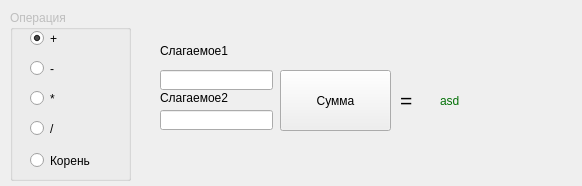
<?xml version="1.0" encoding="UTF-8"?>
<ui version="4.0">
 <class>Widget</class>
 <widget class="QWidget" name="Widget">
  <property name="geometry">
   <rect>
    <x>0</x>
    <y>0</y>
    <width>582</width>
    <height>186</height>
   </rect>
  </property>
  <property name="windowTitle">
   <string>Widget</string>
  </property>
  <widget class="QRadioButton" name="plus">
   <property name="geometry">
    <rect>
     <x>30</x>
     <y>30</y>
     <width>82</width>
     <height>17</height>
    </rect>
   </property>
   <property name="text">
    <string>+</string>
   </property>
   <property name="checked">
    <bool>true</bool>
   </property>
  </widget>
  <widget class="QRadioButton" name="minus">
   <property name="geometry">
    <rect>
     <x>30</x>
     <y>60</y>
     <width>82</width>
     <height>17</height>
    </rect>
   </property>
   <property name="text">
    <string>-</string>
   </property>
  </widget>
  <widget class="QRadioButton" name="mnoz">
   <property name="geometry">
    <rect>
     <x>30</x>
     <y>90</y>
     <width>82</width>
     <height>17</height>
    </rect>
   </property>
   <property name="text">
    <string>*</string>
   </property>
  </widget>
  <widget class="QRadioButton" name="dele">
   <property name="geometry">
    <rect>
     <x>30</x>
     <y>120</y>
     <width>82</width>
     <height>17</height>
    </rect>
   </property>
   <property name="text">
    <string>/</string>
   </property>
   <property name="checkable">
    <bool>true</bool>
   </property>
  </widget>
  <widget class="QGroupBox" name="groupBox">
   <property name="enabled">
    <bool>false</bool>
   </property>
   <property name="geometry">
    <rect>
     <x>10</x>
     <y>10</y>
     <width>121</width>
     <height>171</height>
    </rect>
   </property>
   <property name="title">
    <string>Операция</string>
   </property>
   <property name="flat">
    <bool>false</bool>
   </property>
  </widget>
  <widget class="QLineEdit" name="oper1">
   <property name="geometry">
    <rect>
     <x>160</x>
     <y>70</y>
     <width>113</width>
     <height>20</height>
    </rect>
   </property>
  </widget>
  <widget class="QLineEdit" name="oper2">
   <property name="geometry">
    <rect>
     <x>160</x>
     <y>110</y>
     <width>113</width>
     <height>20</height>
    </rect>
   </property>
  </widget>
  <widget class="QLabel" name="operlabel1">
   <property name="geometry">
    <rect>
     <x>160</x>
     <y>40</y>
     <width>111</width>
     <height>21</height>
    </rect>
   </property>
   <property name="text">
    <string>Слагаемое1</string>
   </property>
  </widget>
  <widget class="QLabel" name="operlable2">
   <property name="geometry">
    <rect>
     <x>160</x>
     <y>90</y>
     <width>111</width>
     <height>16</height>
    </rect>
   </property>
   <property name="text">
    <string>Слагаемое2</string>
   </property>
  </widget>
  <widget class="QPushButton" name="count">
   <property name="geometry">
    <rect>
     <x>280</x>
     <y>70</y>
     <width>111</width>
     <height>61</height>
    </rect>
   </property>
   <property name="text">
    <string>Сумма</string>
   </property>
  </widget>
  <widget class="QLabel" name="label_3">
   <property name="geometry">
    <rect>
     <x>400</x>
     <y>90</y>
     <width>20</width>
     <height>21</height>
    </rect>
   </property>
   <property name="font">
    <font>
     <pointsize>16</pointsize>
    </font>
   </property>
   <property name="text">
    <string>=</string>
   </property>
  </widget>
  <widget class="QLabel" name="resultlable">
   <property name="geometry">
    <rect>
     <x>440</x>
     <y>90</y>
     <width>111</width>
     <height>21</height>
    </rect>
   </property>
   <property name="palette">
    <palette>
     <active>
      <colorrole role="WindowText">
       <brush brushstyle="SolidPattern">
        <color alpha="255">
         <red>4</red>
         <green>113</green>
         <blue>8</blue>
        </color>
       </brush>
      </colorrole>
      <colorrole role="Button">
       <brush brushstyle="SolidPattern">
        <color alpha="255">
         <red>0</red>
         <green>0</green>
         <blue>0</blue>
        </color>
       </brush>
      </colorrole>
      <colorrole role="Light">
       <brush brushstyle="SolidPattern">
        <color alpha="255">
         <red>0</red>
         <green>0</green>
         <blue>0</blue>
        </color>
       </brush>
      </colorrole>
      <colorrole role="Midlight">
       <brush brushstyle="SolidPattern">
        <color alpha="255">
         <red>0</red>
         <green>0</green>
         <blue>0</blue>
        </color>
       </brush>
      </colorrole>
      <colorrole role="Dark">
       <brush brushstyle="SolidPattern">
        <color alpha="255">
         <red>0</red>
         <green>0</green>
         <blue>0</blue>
        </color>
       </brush>
      </colorrole>
      <colorrole role="Mid">
       <brush brushstyle="SolidPattern">
        <color alpha="255">
         <red>0</red>
         <green>0</green>
         <blue>0</blue>
        </color>
       </brush>
      </colorrole>
      <colorrole role="Text">
       <brush brushstyle="SolidPattern">
        <color alpha="255">
         <red>255</red>
         <green>255</green>
         <blue>255</blue>
        </color>
       </brush>
      </colorrole>
      <colorrole role="BrightText">
       <brush brushstyle="SolidPattern">
        <color alpha="255">
         <red>255</red>
         <green>255</green>
         <blue>255</blue>
        </color>
       </brush>
      </colorrole>
      <colorrole role="ButtonText">
       <brush brushstyle="SolidPattern">
        <color alpha="255">
         <red>255</red>
         <green>255</green>
         <blue>255</blue>
        </color>
       </brush>
      </colorrole>
      <colorrole role="Base">
       <brush brushstyle="SolidPattern">
        <color alpha="255">
         <red>0</red>
         <green>0</green>
         <blue>0</blue>
        </color>
       </brush>
      </colorrole>
      <colorrole role="Window">
       <brush brushstyle="SolidPattern">
        <color alpha="255">
         <red>0</red>
         <green>0</green>
         <blue>0</blue>
        </color>
       </brush>
      </colorrole>
      <colorrole role="Shadow">
       <brush brushstyle="SolidPattern">
        <color alpha="255">
         <red>0</red>
         <green>0</green>
         <blue>0</blue>
        </color>
       </brush>
      </colorrole>
      <colorrole role="AlternateBase">
       <brush brushstyle="SolidPattern">
        <color alpha="255">
         <red>0</red>
         <green>0</green>
         <blue>0</blue>
        </color>
       </brush>
      </colorrole>
      <colorrole role="ToolTipBase">
       <brush brushstyle="SolidPattern">
        <color alpha="255">
         <red>255</red>
         <green>255</green>
         <blue>220</blue>
        </color>
       </brush>
      </colorrole>
      <colorrole role="ToolTipText">
       <brush brushstyle="SolidPattern">
        <color alpha="255">
         <red>0</red>
         <green>0</green>
         <blue>0</blue>
        </color>
       </brush>
      </colorrole>
      <colorrole role="PlaceholderText">
       <brush brushstyle="SolidPattern">
        <color alpha="128">
         <red>255</red>
         <green>255</green>
         <blue>255</blue>
        </color>
       </brush>
      </colorrole>
     </active>
     <inactive>
      <colorrole role="WindowText">
       <brush brushstyle="SolidPattern">
        <color alpha="255">
         <red>4</red>
         <green>113</green>
         <blue>8</blue>
        </color>
       </brush>
      </colorrole>
      <colorrole role="Button">
       <brush brushstyle="SolidPattern">
        <color alpha="255">
         <red>0</red>
         <green>0</green>
         <blue>0</blue>
        </color>
       </brush>
      </colorrole>
      <colorrole role="Light">
       <brush brushstyle="SolidPattern">
        <color alpha="255">
         <red>0</red>
         <green>0</green>
         <blue>0</blue>
        </color>
       </brush>
      </colorrole>
      <colorrole role="Midlight">
       <brush brushstyle="SolidPattern">
        <color alpha="255">
         <red>0</red>
         <green>0</green>
         <blue>0</blue>
        </color>
       </brush>
      </colorrole>
      <colorrole role="Dark">
       <brush brushstyle="SolidPattern">
        <color alpha="255">
         <red>0</red>
         <green>0</green>
         <blue>0</blue>
        </color>
       </brush>
      </colorrole>
      <colorrole role="Mid">
       <brush brushstyle="SolidPattern">
        <color alpha="255">
         <red>0</red>
         <green>0</green>
         <blue>0</blue>
        </color>
       </brush>
      </colorrole>
      <colorrole role="Text">
       <brush brushstyle="SolidPattern">
        <color alpha="255">
         <red>255</red>
         <green>255</green>
         <blue>255</blue>
        </color>
       </brush>
      </colorrole>
      <colorrole role="BrightText">
       <brush brushstyle="SolidPattern">
        <color alpha="255">
         <red>255</red>
         <green>255</green>
         <blue>255</blue>
        </color>
       </brush>
      </colorrole>
      <colorrole role="ButtonText">
       <brush brushstyle="SolidPattern">
        <color alpha="255">
         <red>255</red>
         <green>255</green>
         <blue>255</blue>
        </color>
       </brush>
      </colorrole>
      <colorrole role="Base">
       <brush brushstyle="SolidPattern">
        <color alpha="255">
         <red>0</red>
         <green>0</green>
         <blue>0</blue>
        </color>
       </brush>
      </colorrole>
      <colorrole role="Window">
       <brush brushstyle="SolidPattern">
        <color alpha="255">
         <red>0</red>
         <green>0</green>
         <blue>0</blue>
        </color>
       </brush>
      </colorrole>
      <colorrole role="Shadow">
       <brush brushstyle="SolidPattern">
        <color alpha="255">
         <red>0</red>
         <green>0</green>
         <blue>0</blue>
        </color>
       </brush>
      </colorrole>
      <colorrole role="AlternateBase">
       <brush brushstyle="SolidPattern">
        <color alpha="255">
         <red>0</red>
         <green>0</green>
         <blue>0</blue>
        </color>
       </brush>
      </colorrole>
      <colorrole role="ToolTipBase">
       <brush brushstyle="SolidPattern">
        <color alpha="255">
         <red>255</red>
         <green>255</green>
         <blue>220</blue>
        </color>
       </brush>
      </colorrole>
      <colorrole role="ToolTipText">
       <brush brushstyle="SolidPattern">
        <color alpha="255">
         <red>0</red>
         <green>0</green>
         <blue>0</blue>
        </color>
       </brush>
      </colorrole>
      <colorrole role="PlaceholderText">
       <brush brushstyle="SolidPattern">
        <color alpha="128">
         <red>255</red>
         <green>255</green>
         <blue>255</blue>
        </color>
       </brush>
      </colorrole>
     </inactive>
     <disabled>
      <colorrole role="WindowText">
       <brush brushstyle="SolidPattern">
        <color alpha="255">
         <red>0</red>
         <green>0</green>
         <blue>0</blue>
        </color>
       </brush>
      </colorrole>
      <colorrole role="Button">
       <brush brushstyle="SolidPattern">
        <color alpha="255">
         <red>0</red>
         <green>0</green>
         <blue>0</blue>
        </color>
       </brush>
      </colorrole>
      <colorrole role="Light">
       <brush brushstyle="SolidPattern">
        <color alpha="255">
         <red>0</red>
         <green>0</green>
         <blue>0</blue>
        </color>
       </brush>
      </colorrole>
      <colorrole role="Midlight">
       <brush brushstyle="SolidPattern">
        <color alpha="255">
         <red>0</red>
         <green>0</green>
         <blue>0</blue>
        </color>
       </brush>
      </colorrole>
      <colorrole role="Dark">
       <brush brushstyle="SolidPattern">
        <color alpha="255">
         <red>0</red>
         <green>0</green>
         <blue>0</blue>
        </color>
       </brush>
      </colorrole>
      <colorrole role="Mid">
       <brush brushstyle="SolidPattern">
        <color alpha="255">
         <red>0</red>
         <green>0</green>
         <blue>0</blue>
        </color>
       </brush>
      </colorrole>
      <colorrole role="Text">
       <brush brushstyle="SolidPattern">
        <color alpha="255">
         <red>0</red>
         <green>0</green>
         <blue>0</blue>
        </color>
       </brush>
      </colorrole>
      <colorrole role="BrightText">
       <brush brushstyle="SolidPattern">
        <color alpha="255">
         <red>255</red>
         <green>255</green>
         <blue>255</blue>
        </color>
       </brush>
      </colorrole>
      <colorrole role="ButtonText">
       <brush brushstyle="SolidPattern">
        <color alpha="255">
         <red>0</red>
         <green>0</green>
         <blue>0</blue>
        </color>
       </brush>
      </colorrole>
      <colorrole role="Base">
       <brush brushstyle="SolidPattern">
        <color alpha="255">
         <red>0</red>
         <green>0</green>
         <blue>0</blue>
        </color>
       </brush>
      </colorrole>
      <colorrole role="Window">
       <brush brushstyle="SolidPattern">
        <color alpha="255">
         <red>0</red>
         <green>0</green>
         <blue>0</blue>
        </color>
       </brush>
      </colorrole>
      <colorrole role="Shadow">
       <brush brushstyle="SolidPattern">
        <color alpha="255">
         <red>0</red>
         <green>0</green>
         <blue>0</blue>
        </color>
       </brush>
      </colorrole>
      <colorrole role="AlternateBase">
       <brush brushstyle="SolidPattern">
        <color alpha="255">
         <red>0</red>
         <green>0</green>
         <blue>0</blue>
        </color>
       </brush>
      </colorrole>
      <colorrole role="ToolTipBase">
       <brush brushstyle="SolidPattern">
        <color alpha="255">
         <red>255</red>
         <green>255</green>
         <blue>220</blue>
        </color>
       </brush>
      </colorrole>
      <colorrole role="ToolTipText">
       <brush brushstyle="SolidPattern">
        <color alpha="255">
         <red>0</red>
         <green>0</green>
         <blue>0</blue>
        </color>
       </brush>
      </colorrole>
      <colorrole role="PlaceholderText">
       <brush brushstyle="SolidPattern">
        <color alpha="128">
         <red>255</red>
         <green>255</green>
         <blue>255</blue>
        </color>
       </brush>
      </colorrole>
     </disabled>
    </palette>
   </property>
   <property name="text">
    <string>asd</string>
   </property>
  </widget>
  <widget class="QLabel" name="error">
   <property name="geometry">
    <rect>
     <x>420</x>
     <y>150</y>
     <width>141</width>
     <height>31</height>
    </rect>
   </property>
   <property name="palette">
    <palette>
     <active>
      <colorrole role="WindowText">
       <brush brushstyle="SolidPattern">
        <color alpha="255">
         <red>255</red>
         <green>0</green>
         <blue>0</blue>
        </color>
       </brush>
      </colorrole>
     </active>
     <inactive>
      <colorrole role="WindowText">
       <brush brushstyle="SolidPattern">
        <color alpha="255">
         <red>255</red>
         <green>0</green>
         <blue>0</blue>
        </color>
       </brush>
      </colorrole>
     </inactive>
     <disabled>
      <colorrole role="WindowText">
       <brush brushstyle="SolidPattern">
        <color alpha="255">
         <red>120</red>
         <green>120</green>
         <blue>120</blue>
        </color>
       </brush>
      </colorrole>
     </disabled>
    </palette>
   </property>
   <property name="text">
    <string/>
   </property>
  </widget>
  <widget class="QLabel" name="errorOP">
   <property name="geometry">
    <rect>
     <x>430</x>
     <y>10</y>
     <width>141</width>
     <height>31</height>
    </rect>
   </property>
   <property name="text">
    <string/>
   </property>
  </widget>
  <widget class="QRadioButton" name="sqrt">
   <property name="geometry">
    <rect>
     <x>30</x>
     <y>150</y>
     <width>82</width>
     <height>21</height>
    </rect>
   </property>
   <property name="text">
    <string>Корень</string>
   </property>
   <property name="checkable">
    <bool>true</bool>
   </property>
  </widget>
  <zorder>groupBox</zorder>
  <zorder>plus</zorder>
  <zorder>minus</zorder>
  <zorder>mnoz</zorder>
  <zorder>dele</zorder>
  <zorder>oper1</zorder>
  <zorder>oper2</zorder>
  <zorder>operlabel1</zorder>
  <zorder>operlable2</zorder>
  <zorder>count</zorder>
  <zorder>label_3</zorder>
  <zorder>resultlable</zorder>
  <zorder>error</zorder>
  <zorder>errorOP</zorder>
  <zorder>sqrt</zorder>
 </widget>
 <layoutdefault spacing="6" margin="11"/>
 <resources/>
 <connections/>
</ui>
